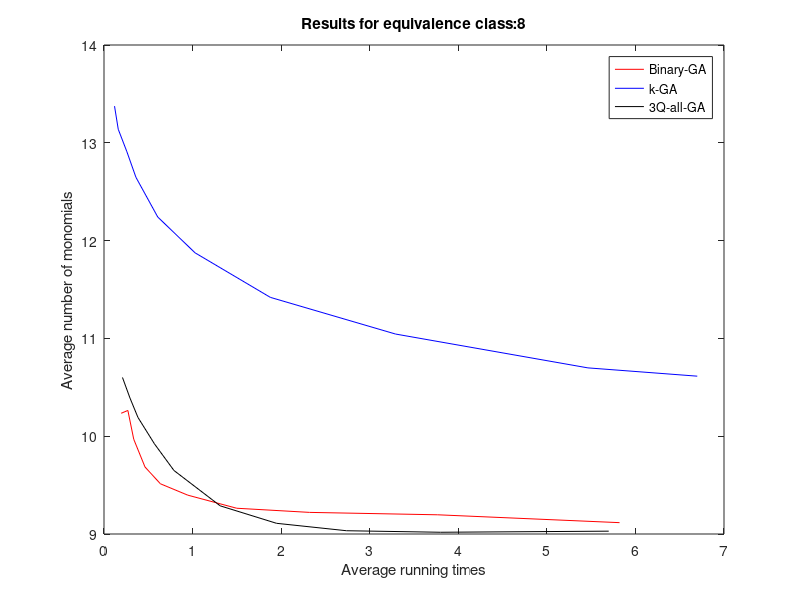
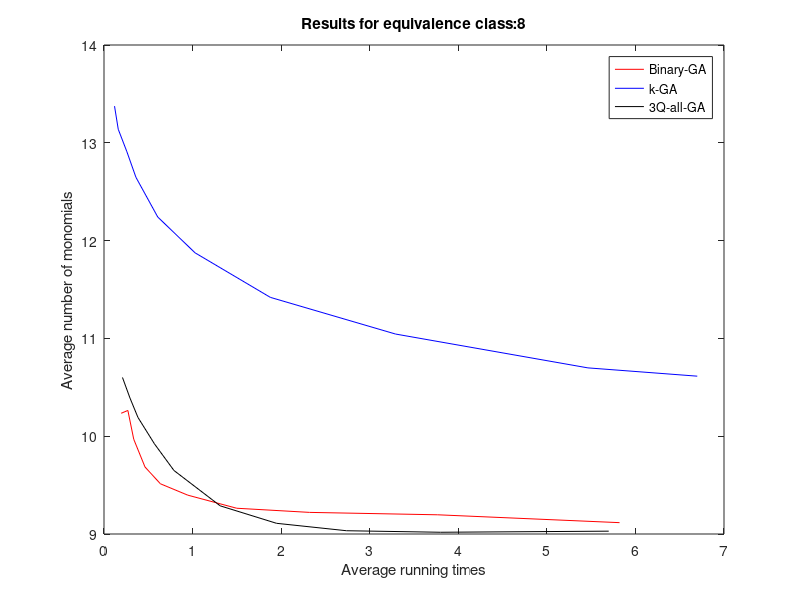
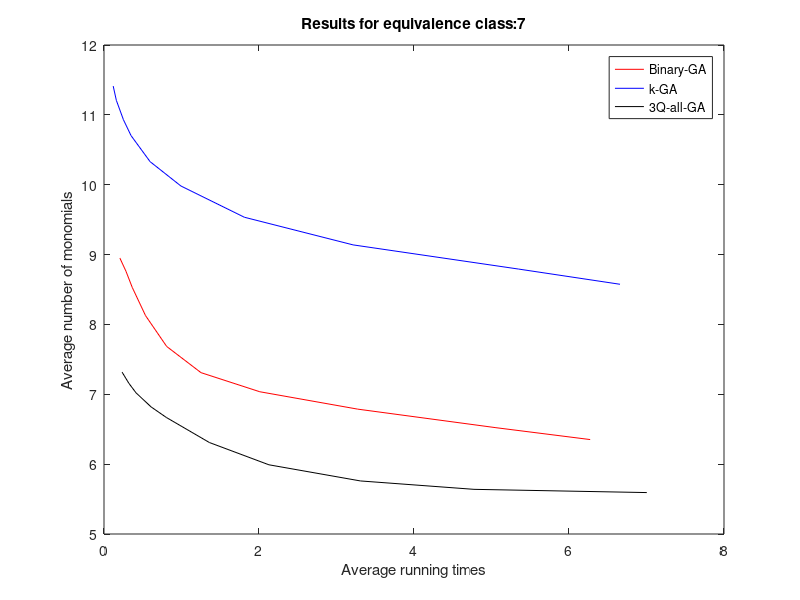
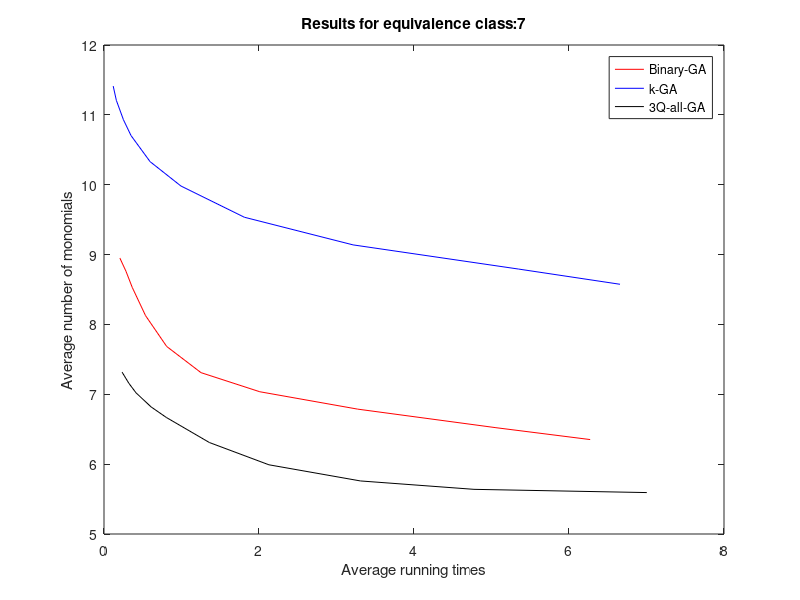

These figures' MATLAB source, in order:
clear;
load('uniques_4d_first_half.mat');
load('compare_all_GAs_updated.mat');

classes = [8, 7, 5,6,4,3,2,1];

parfor i = 1:8
    
    temp_results_ks = results_ks(IC==i,:);
    temp_times_ks = times_ks(IC==i,:);
    
    temp_results_bs = results_bs(IC==i,:);
    temp_times_bs = times_bs(IC==i,:);
    
%     temp_results_ags = results_ags(IC==i,:);
%     temp_times_ags = times_ags(IC==i,:);
    
    temp_results_all = results_all(IC==i,:);
    temp_times_all = times_all(IC==i,:);
    
    figure;
    plot(mean(temp_times_bs,1), mean(temp_results_bs,1), 'r')
    hold on;
    plot(mean(temp_times_ks,1), mean(temp_results_ks,1), 'b')
%     plot(mean(temp_times_ags,1), mean(temp_results_ags,1), 'g')
    plot(mean(temp_times_all,1), mean(temp_results_all,1), 'k')
%     xlim([0 7]);
%     ylim([0.5 14]);
%     legend({'Binary-GA', 'k-GA', '3Q-ag-GA', '3Q-all-GA'})
    legend({'Binary-GA', 'k-GA', '3Q-all-GA'})

    ylabel('Average number of monomials')
    xlabel('Average running times')
    title(strcat('Results for equivalence class: ', num2str(classes(i))))
    savefig(strcat('eq_class_plots/eq_class_plots_', num2str(classes(i)), '.fig'))
    print(strcat('pngs/eq_class_plots_', num2str(classes(i))),'-dpng')
    hold off;
    
end

